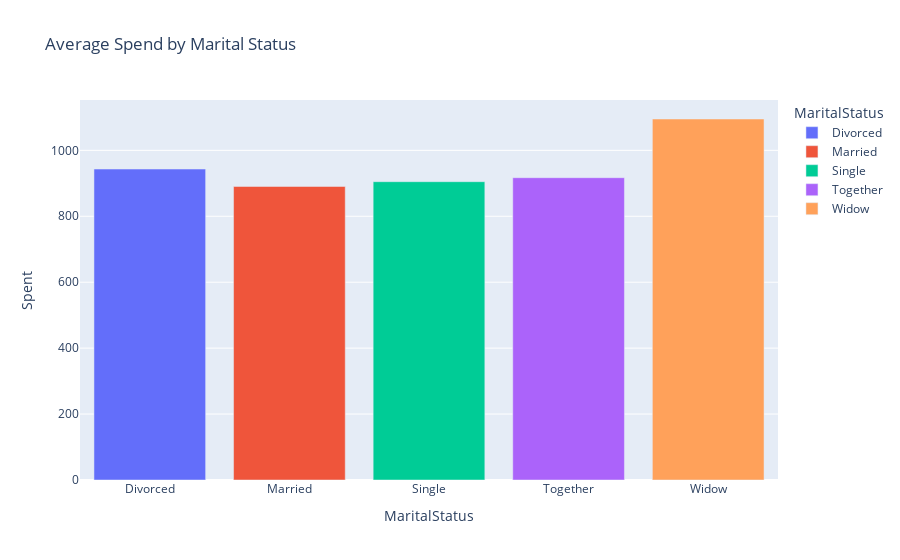

Here is the notebook cell this chart was saved with:
### Code cell
df_plot = df.groupby(['MaritalStatus'])['Spent'].mean().reset_index()
fig5 = px.bar(df_plot, x='MaritalStatus', y='Spent', color='MaritalStatus', title = ' Average Spend by Marital Status')
fig5.show()

### Figure 1 — Plotly figure (JSON) as saved in the notebook; plotly's stock layout.template omitted (floating-point values rounded to 4 significant figures)
{"data": [{"alignmentgroup": "True", "hovertemplate": "MaritalStatus=%{x}<br>Spent=%{y}<extra></extra>", "legendgroup": "Divorced", "marker": {"color": "#636efa", "pattern": {"shape": ""}}, "name": "Divorced", "offsetgroup": "Divorced", "orientation": "v", "showlegend": true, "textposition": "auto", "type": "bar", "x": ["Divorced"], "xaxis": "x", "y": [943.2], "yaxis": "y"}, {"alignmentgroup": "True", "hovertemplate": "MaritalStatus=%{x}<br>Spent=%{y}<extra></extra>", "legendgroup": "Married", "marker": {"color": "#EF553B", "pattern": {"shape": ""}}, "name": "Married", "offsetgroup": "Married", "orientation": "v", "showlegend": true, "textposition": "auto", "type": "bar", "x": ["Married"], "xaxis": "x", "y": [890.5], "yaxis": "y"}, {"alignmentgroup": "True", "hovertemplate": "MaritalStatus=%{x}<br>Spent=%{y}<extra></extra>", "legendgroup": "Single", "marker": {"color": "#00cc96", "pattern": {"shape": ""}}, "name": "Single", "offsetgroup": "Single", "orientation": "v", "showlegend": true, "textposition": "auto", "type": "bar", "x": ["Single"], "xaxis": "x", "y": [904.9], "yaxis": "y"}, {"alignmentgroup": "True", "hovertemplate": "MaritalStatus=%{x}<br>Spent=%{y}<extra></extra>", "legendgroup": "Together", "marker": {"color": "#ab63fa", "pattern": {"shape": ""}}, "name": "Together", "offsetgroup": "Together", "orientation": "v", "showlegend": true, "textposition": "auto", "type": "bar", "x": ["Together"], "xaxis": "x", "y": [917.0], "yaxis": "y"}, {"alignmentgroup": "True", "hovertemplate": "MaritalStatus=%{x}<br>Spent=%{y}<extra></extra>", "legendgroup": "Widow", "marker": {"color": "#FFA15A", "pattern": {"shape": ""}}, "name": "Widow", "offsetgroup": "Widow", "orientation": "v", "showlegend": true, "textposition": "auto", "type": "bar", "x": ["Widow"], "xaxis": "x", "y": [1095.0], "yaxis": "y"}], "layout": {"barmode": "relative", "legend": {"title": {"text": "MaritalStatus"}, "tracegroupgap": 0}, "title": {"text": " Average Spend by Marital Status"}, "xaxis": {"anchor": "y", "categoryarray": ["Divorced", "Married", "Single", "Together", "Widow"], "categoryorder": "array", "domain": [0, 1], "title": {"text": "MaritalStatus"}}, "yaxis": {"anchor": "x", "domain": [0, 1], "title": {"text": "Spent"}}}}
